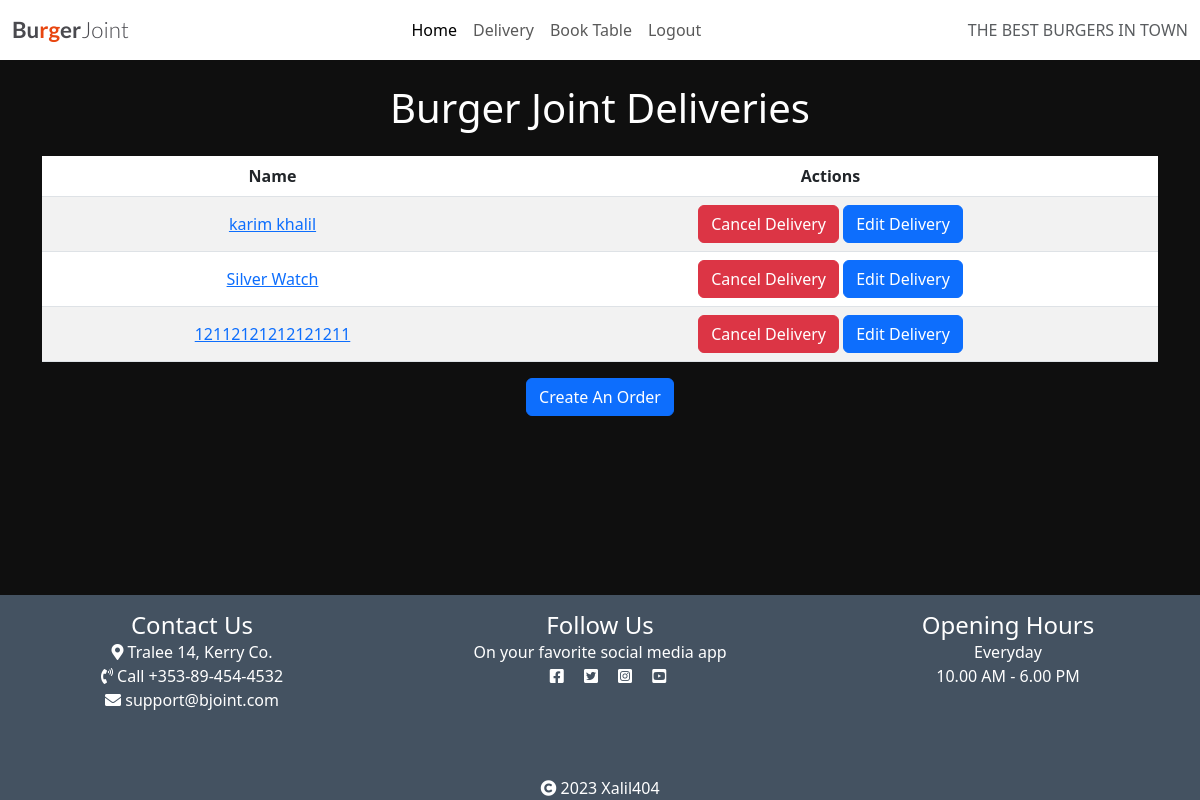
Before: /view_delivery/ (signed in) with the older database file.
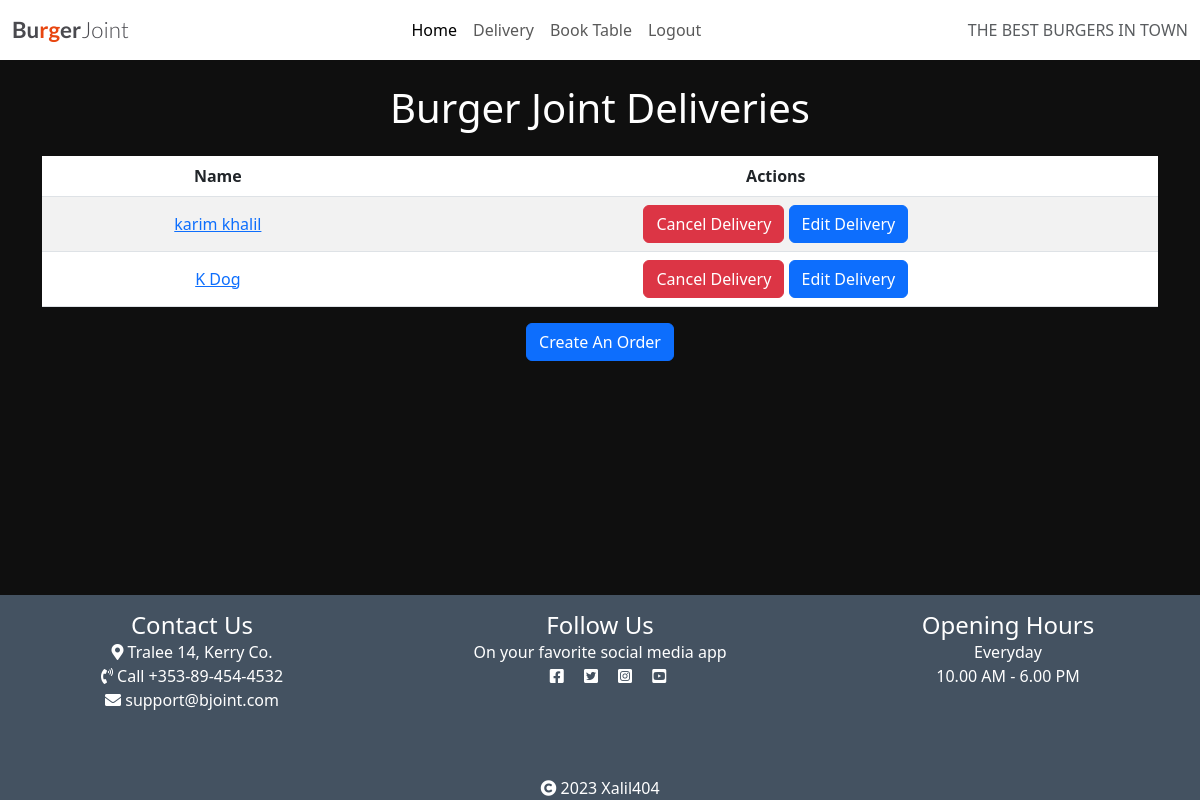
After: the same page with the newer database file.
### Booking_App/models.py (models this page shows, shortened)
class Delivery(models.Model):
    user = models.ForeignKey(User, on_delete=models.CASCADE, default=1)
    name = models.CharField(max_length=50, null=False, blank=False)
    phone_number = models.CharField(max_length=15, null=False, blank=False)
    address = models.TextField(null=False, blank=False)
    city = models.CharField(max_length=50, null=False, blank=False)
    booking_date = models.DateTimeField(
        null=False,
        blank=False,
        default=get_current_date
    )
    meals_desired = models.ManyToManyField(Meal, blank=False)
    additional_information = models.TextField(blank=True, null=True)

### Booking_App/views.py (the view)
# urls.py: path('view_delivery/', view_delivery, name='view_delivery'),
@login_required
def view_delivery(request):
    deliveries = Delivery.objects.filter(user=request.user)
    context = {
        'deliveries': deliveries,
    }
    return render(request, 'view_delivery.html', context)

### templates/view_delivery.html (shortened to what this page needs)
{% extends "base.html" %}
{% block content %}
<div class="container mt-4 text-center">
    <h1 class="mb-4 text-white">Burger Joint Deliveries</h1>
    <table class="table table-striped">
        <thead>
            <tr>
                <th>Name</th>
                <th>Actions</th>
            </tr>
        </thead>
        <tbody>
            {% for delivery in deliveries %}
            <tr>
                <td>
                    <button class="btn btn-link" type="button" data-bs-toggle="collapse"
                        data-bs-target="#delivery{{ delivery.id }}" aria-expanded="false">
                        {{ delivery.name }}
                    </button>
                </td>
                <td>
                    <a class="btn btn-danger delete-delivery" href="#" data-bs-toggle="modal"
                        data-bs-target="#confirmDeleteModal" data-delivery-id="{{ delivery.id }}"
                        data-delete-url="{% url 'delete_delivery' delivery.id %}">Cancel Delivery</a>
                    <a class="btn btn-primary" href="{% url 'edit_delivery' delivery.id %}">Edit Delivery</a>
                </td>
            </tr>
            {% empty %}
            <tr>
                <td colspan="2">You have no Burger Joint Deliveries to Show</td>
            </tr>
            {% endfor %}
        </tbody>
    </table>
    <a class="btn btn-primary" href="/create_delivery">Create An Order</a>
</div>
{% endblock %}

Changed rows visible on the page:
removed Delivery: name "Silver Watch"
removed Delivery: name "12112121212121211"
added Delivery: name "K Dog"
